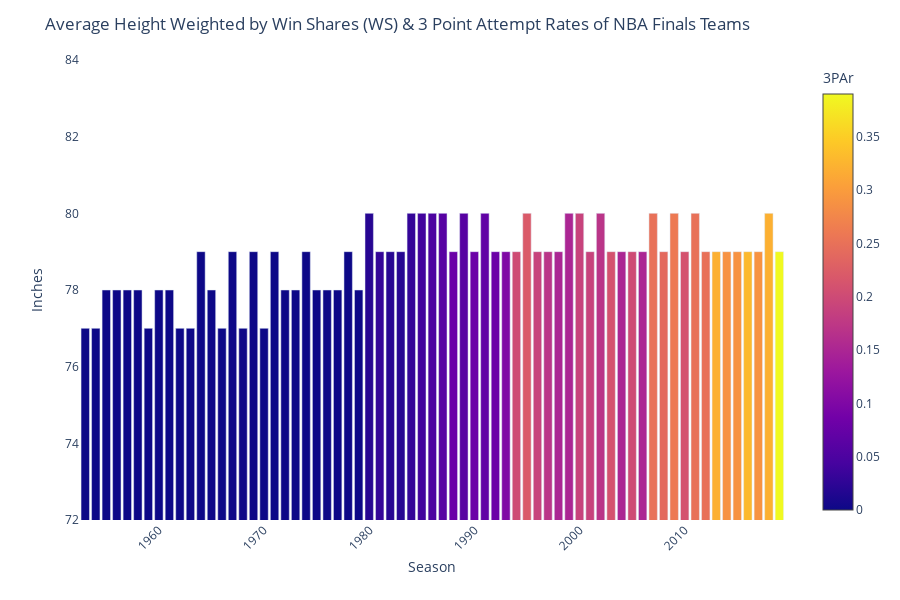

Notebook code cell kept with this figure:
### Code cell
data = df_grp_m_WS4bargraph2

fig = px.bar(data, x='Season', y='Avg_Ht_Inches_wt_WS',
             hover_data=['Avg_Ht_Inches_wt_WS', '3PAr'], color='3PAr',
             labels={'Avg_Ht_Inches_wt_WS':'Inches'} 
             #height=400
            )
fig.update_layout(xaxis_tickangle=-45,
                  paper_bgcolor='rgb(255, 255, 255)',
                  plot_bgcolor='rgb(255, 255, 255)',
                  title_text='Average Height Weighted by Win Shares (WS) & 3 Point Attempt Rates of NBA Finals Teams'
                 )
fig.update_yaxes(showgrid=False, 
                 zeroline=False,
                 range=[72, 84])
fig.show()

#py.plot(fig, filename = 'scraping_project_nba_4', auto_open=True)

### Figure 1 — Plotly figure (JSON) as saved in the notebook; plotly's stock layout.template omitted (floating-point values rounded to 4 significant figures; data arrays with more than 128 entries replaced by an {"elided": "..."} marker saying what was removed)
{"data": [{"alignmentgroup": "True", "customdata": {"elided": "67x2 float values"}, "hoverlabel": {"namelength": 0}, "hovertemplate": "Season=%{x}<br>Inches=%{customdata[0]}<br>3PAr=%{marker.color}", "legendgroup": "", "marker": {"color": [0, 0, 0, 0, 0, 0, 0, 0, 0, 0, 0, 0, 0, 0, 0, 0, 0, 0, 0, 0, 0, 0, 0, 0, 0, 0, 0, 0.02, 0.03, 0.02, 0.02, 0.03, 0.04, 0.05, 0.06, 0.08, 0.06, 0.08, 0.07, 0.08, 0.1, 0.2, 0.22, 0.19, 0.17, 0.15, 0.15, 0.19, 0.19, 0.17, 0.21, 0.15, 0.2, 0.15, 0.25, 0.24, 0.26, 0.21, 0.25, 0.25, 0.32, 0.29, 0.29, 0.33, 0.29, 0.32, 0.39], "coloraxis": "coloraxis"}, "name": "", "offsetgroup": "", "orientation": "v", "showlegend": false, "textposition": "auto", "type": "bar", "x": [1953, 1954, 1955, 1956, 1957, 1958, 1959, 1960, 1961, 1962, 1963, 1964, 1965, 1966, 1967, 1968, 1969, 1970, 1971, 1972, 1973, 1974, 1975, 1976, 1977, 1978, 1979, 1980, 1981, 1982, 1983, 1984, 1985, 1986, 1987, 1988, 1989, 1990, 1991, 1992, 1993, 1994, 1995, 1996, 1997, 1998, 1999, 2000, 2001, 2002, 2003, 2004, 2005, 2006, 2007, 2008, 2009, 2010, 2011, 2012, 2013, 2014, 2015, 2016, 2017, 2018, 2019], "xaxis": "x", "y": [77, 77, 78, 78, 78, 78, 77, 78, 78, 77, 77, 79, 78, 77, 79, 77, 79, 77, 79, 78, 78, 79, 78, 78, 78, 79, 78, 80, 79, 79, 79, 80, 80, 80, 80, 79, 80, 79, 80, 79, 79, 79, 80, 79, 79, 79, 80, 80, 79, 80, 79, 79, 79, 79, 80, 79, 80, 79, 80, 79, 79, 79, 79, 79, 79, 80, 79], "yaxis": "y"}], "layout": {"barmode": "relative", "coloraxis": {"colorbar": {"title": {"text": "3PAr"}}, "colorscale": [[0, "#0d0887"], [0.1111, "#46039f"], [0.2222, "#7201a8"], [0.3333, "#9c179e"], [0.4444, "#bd3786"], [0.5556, "#d8576b"], [0.6667, "#ed7953"], [0.7778, "#fb9f3a"], [0.8889, "#fdca26"], [1, "#f0f921"]]}, "height": 600, "legend": {"tracegroupgap": 0}, "margin": {"t": 60}, "paper_bgcolor": "rgb(255, 255, 255)", "plot_bgcolor": "rgb(255, 255, 255)", "title": {"text": "Average Height Weighted by Win Shares (WS) & 3 Point Attempt Rates of NBA Finals Teams"}, "xaxis": {"anchor": "y", "domain": [0, 0.98], "tickangle": -45, "title": {"text": "Season"}}, "yaxis": {"anchor": "x", "domain": [0, 1], "range": [72, 84], "showgrid": false, "title": {"text": "Inches"}, "zeroline": false}}}
